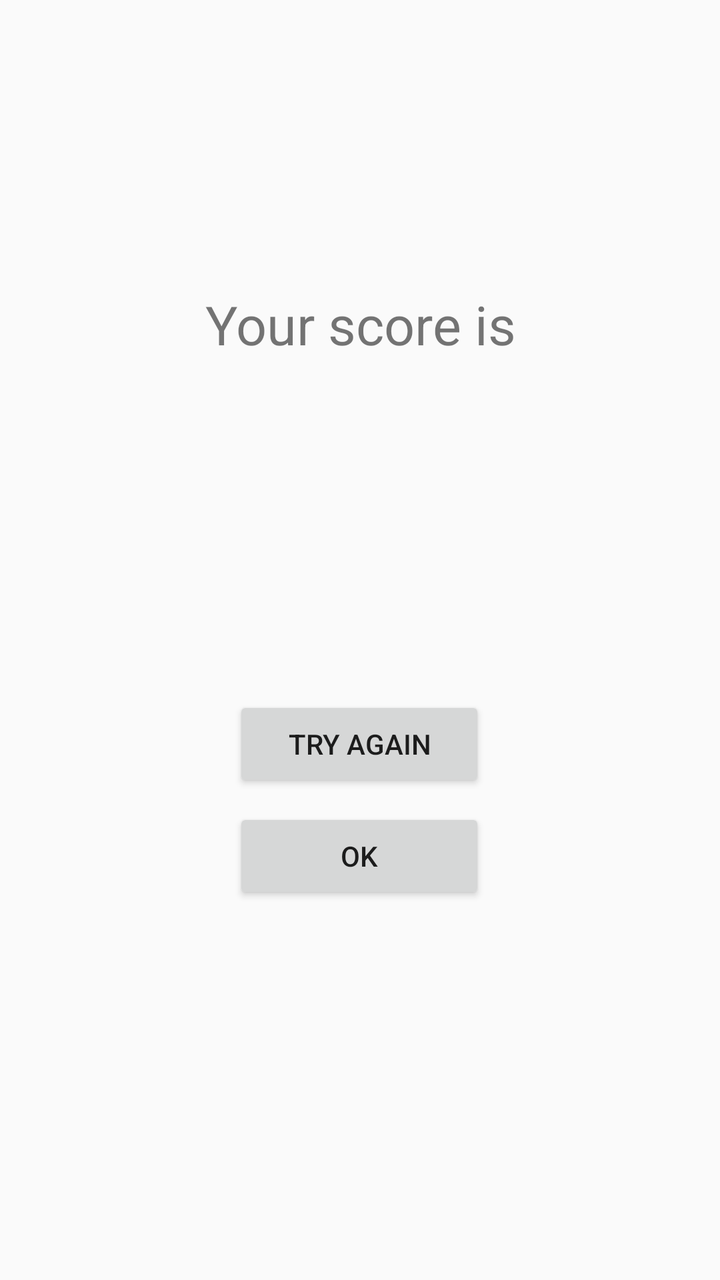
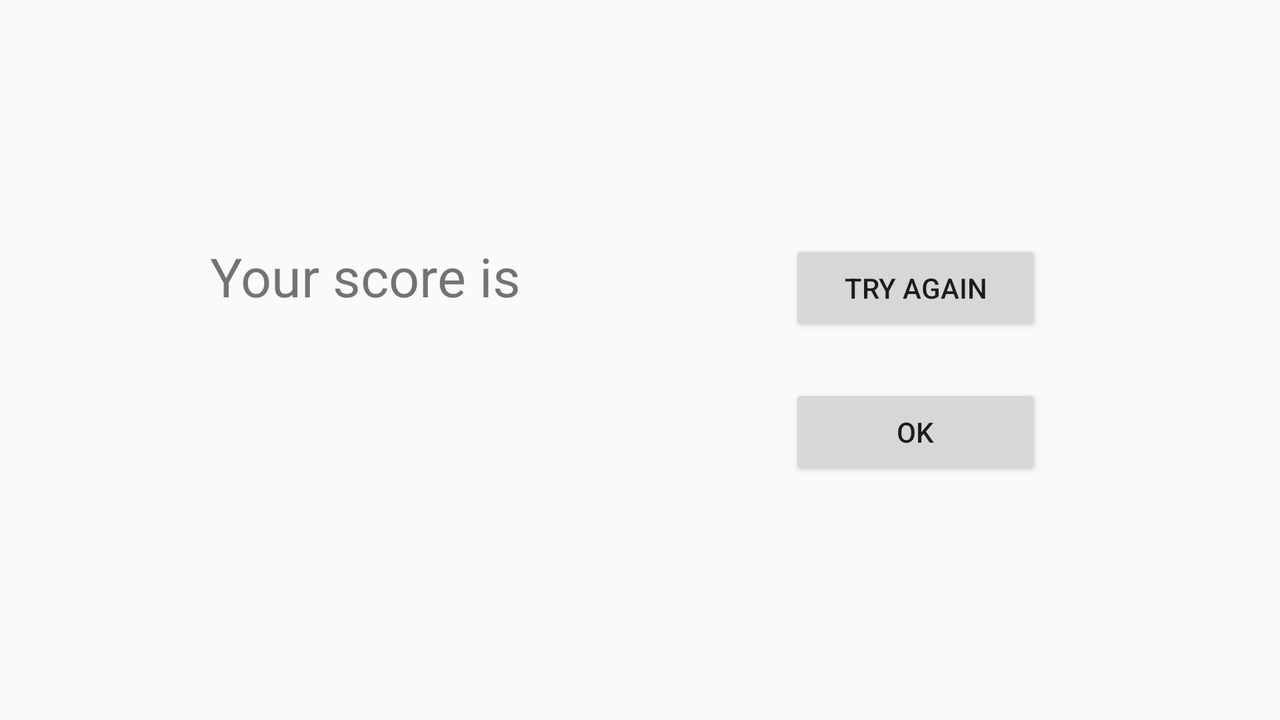

Two renders of one Android screen. The first uses the default layout on a phone; the second uses the alternative layout the repository ships for a different screen configuration, on a matching device. The two XML files are below.
<!-- AndroidManifest.xml: application theme Theme.AppCompat.DayNight.NoActionBar -->
<!-- res/layout/fragment_quizz_game_result.xml -->
<?xml version="1.0" encoding="utf-8"?>
<androidx.constraintlayout.widget.ConstraintLayout xmlns:android="http://schemas.android.com/apk/res/android"
    xmlns:app="http://schemas.android.com/apk/res-auto"
    xmlns:tools="http://schemas.android.com/tools"
    android:layout_width="match_parent"
    android:layout_height="match_parent"
    tools:context=".QuizzGameResult">

    <TextView
        android:id="@+id/win_lose_tv"
        android:layout_width="0dp"
        android:layout_height="wrap_content"
        android:layout_marginBottom="16dp"
        android:minHeight="27dp"
        android:gravity="center"
        android:textSize="27sp"
        app:layout_constraintBottom_toTopOf="@+id/textView2"
        app:layout_constraintEnd_toStartOf="@+id/guideline12"
        app:layout_constraintHorizontal_bias="0.0"
        app:layout_constraintStart_toStartOf="@+id/guideline11" />

    <TextView
        android:id="@+id/textView2"
        android:layout_width="0dp"
        android:layout_height="wrap_content"
        android:layout_marginBottom="140dp"
        android:gravity="center"
        android:text="@string/score_label"
        android:textSize="27sp"
        app:layout_constraintBottom_toTopOf="@+id/guideline10"
        app:layout_constraintEnd_toStartOf="@+id/guideline12"
        app:layout_constraintHorizontal_bias="0.0"
        app:layout_constraintStart_toStartOf="@+id/guideline11" />

    <TextView
        android:id="@+id/score_text_view"
        android:layout_width="0dp"
        android:layout_height="wrap_content"
        android:layout_marginBottom="24dp"
        android:gravity="center"
        android:textSize="81sp"
        app:layout_constraintBottom_toTopOf="@+id/guideline10"
        app:layout_constraintEnd_toStartOf="@+id/guideline12"
        app:layout_constraintHorizontal_bias="0.0"
        app:layout_constraintStart_toStartOf="@+id/guideline11" />

    <Button
        android:id="@+id/try_again_button"
        android:layout_width="wrap_content"
        android:layout_height="wrap_content"
        android:layout_marginTop="28dp"
        android:minWidth="126dp"
        android:padding="9dp"
        android:text="@string/try_again_label"
        app:layout_constraintEnd_toStartOf="@+id/guideline12"
        app:layout_constraintHorizontal_bias="0.497"
        app:layout_constraintStart_toStartOf="@+id/guideline11"
        app:layout_constraintTop_toTopOf="@+id/guideline10" />

    <Button
        android:id="@+id/ok_button"
        android:layout_width="0dp"
        android:layout_height="wrap_content"
        android:layout_marginTop="8dp"
        android:padding="9dp"
        android:text="@string/ok_label"
        app:layout_constraintEnd_toEndOf="@+id/try_again_button"
        app:layout_constraintHorizontal_bias="0.0"
        app:layout_constraintStart_toStartOf="@+id/try_again_button"
        app:layout_constraintTop_toBottomOf="@+id/try_again_button" />

    <androidx.constraintlayout.widget.Guideline
        android:id="@+id/guideline10"
        android:layout_width="wrap_content"
        android:layout_height="wrap_content"
        android:orientation="horizontal"
        app:layout_constraintGuide_percent="0.5" />

    <androidx.constraintlayout.widget.Guideline
        android:id="@+id/guideline11"
        android:layout_width="wrap_content"
        android:layout_height="wrap_content"
        android:orientation="vertical"
        app:layout_constraintGuide_percent="0.18" />

    <androidx.constraintlayout.widget.Guideline
        android:id="@+id/guideline12"
        android:layout_width="wrap_content"
        android:layout_height="wrap_content"
        android:orientation="vertical"
        app:layout_constraintGuide_percent="0.82" />

</androidx.constraintlayout.widget.ConstraintLayout>
<!-- resources referenced by this layout -->
<resources>
  <string name="ok_label">OK</string>
  <string name="score_label">Your score is</string>
  <string name="try_again_label">Try Again</string>
</resources>
<!-- res/layout-land/fragment_quizz_game_result.xml (the repository's variant of the layout above) -->
<!-- drawn on the phone turned sideways -->
<?xml version="1.0" encoding="utf-8"?>
<androidx.constraintlayout.widget.ConstraintLayout xmlns:android="http://schemas.android.com/apk/res/android"
    xmlns:app="http://schemas.android.com/apk/res-auto"
    xmlns:tools="http://schemas.android.com/tools"
    android:layout_width="match_parent"
    android:layout_height="match_parent"
    tools:context=".QuizzGameResult">

    <TextView
        android:id="@+id/win_lose_tv"
        android:layout_width="0dp"
        android:layout_height="wrap_content"
        android:layout_marginBottom="20dp"
        android:gravity="center"
        android:minHeight="27dp"
        android:textSize="27sp"
        app:layout_constraintBottom_toTopOf="@+id/textView2"
        app:layout_constraintEnd_toStartOf="@+id/guideline20"
        app:layout_constraintHorizontal_bias="0.0"
        app:layout_constraintStart_toStartOf="@+id/guideline11" />

    <TextView
        android:id="@+id/textView2"
        android:layout_width="0dp"
        android:layout_height="wrap_content"
        android:layout_marginBottom="24dp"
        android:gravity="center"
        android:text="@string/score_label"
        android:textSize="27sp"
        app:layout_constraintBottom_toTopOf="@+id/guideline10"
        app:layout_constraintEnd_toStartOf="@+id/guideline20"
        app:layout_constraintHorizontal_bias="0.0"
        app:layout_constraintStart_toStartOf="@+id/guideline11" />

    <TextView
        android:id="@+id/score_text_view"
        android:layout_width="0dp"
        android:layout_height="wrap_content"
        android:gravity="center"
        android:textSize="81sp"
        app:layout_constraintEnd_toStartOf="@+id/guideline20"
        app:layout_constraintHorizontal_bias="0.0"
        app:layout_constraintStart_toStartOf="@+id/guideline11"
        app:layout_constraintTop_toTopOf="@+id/guideline10" />

    <Button
        android:id="@+id/try_again_button"
        android:layout_width="wrap_content"
        android:layout_height="wrap_content"
        android:layout_marginBottom="12dp"
        android:minWidth="126dp"
        android:padding="9dp"
        android:text="@string/try_again_label"
        app:layout_constraintBottom_toTopOf="@+id/guideline10"
        app:layout_constraintEnd_toStartOf="@+id/guideline12"
        app:layout_constraintStart_toStartOf="@+id/guideline20" />

    <Button
        android:id="@+id/ok_button"
        android:layout_width="0dp"
        android:layout_height="wrap_content"
        android:layout_marginTop="12dp"
        android:padding="9dp"
        android:text="@string/ok_label"
        app:layout_constraintEnd_toEndOf="@+id/try_again_button"
        app:layout_constraintHorizontal_bias="0.0"
        app:layout_constraintStart_toStartOf="@+id/try_again_button"
        app:layout_constraintTop_toTopOf="@+id/guideline10" />

    <androidx.constraintlayout.widget.Guideline
        android:id="@+id/guideline10"
        android:layout_width="wrap_content"
        android:layout_height="wrap_content"
        android:orientation="horizontal"
        app:layout_constraintGuide_percent="0.5" />

    <androidx.constraintlayout.widget.Guideline
        android:id="@+id/guideline11"
        android:layout_width="wrap_content"
        android:layout_height="wrap_content"
        android:orientation="vertical"
        app:layout_constraintGuide_percent="0.07" />

    <androidx.constraintlayout.widget.Guideline
        android:id="@+id/guideline12"
        android:layout_width="wrap_content"
        android:layout_height="wrap_content"
        android:orientation="vertical"
        app:layout_constraintGuide_percent="0.93" />

    <androidx.constraintlayout.widget.Guideline
        android:id="@+id/guideline20"
        android:layout_width="wrap_content"
        android:layout_height="wrap_content"
        android:orientation="vertical"
        app:layout_constraintGuide_percent="0.5" />

</androidx.constraintlayout.widget.ConstraintLayout>
